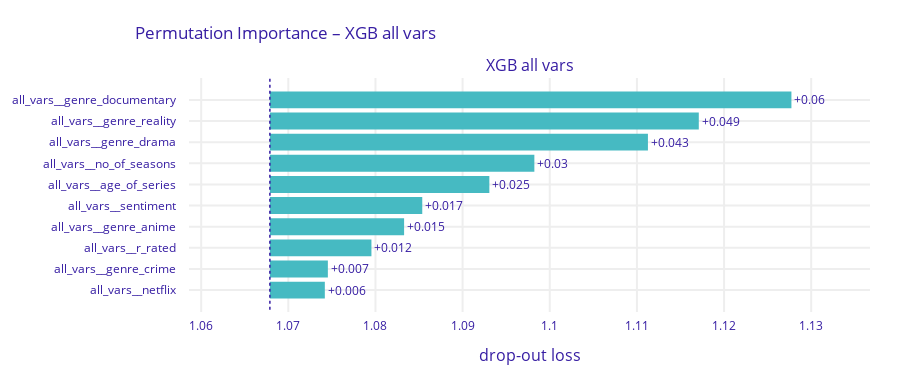
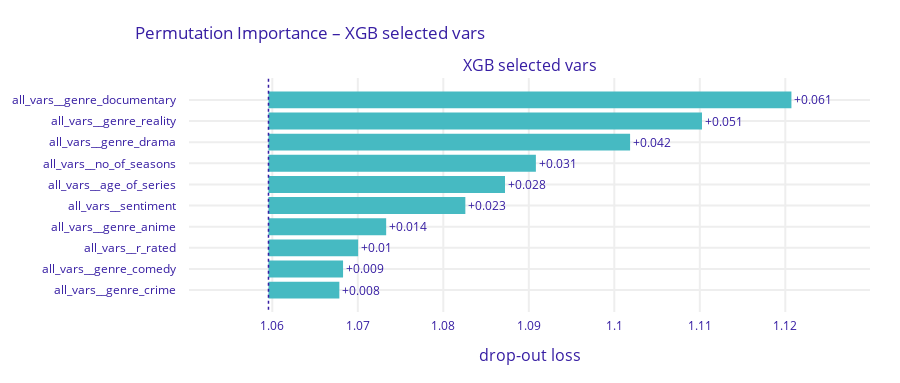

Write notebook code for charts like these, in order.
### Markdown cell above
## Permutation importance

### Code cell
for name, explainer in dalex_explainers.items():
    print(f"{name}")
    explainer.model_parts().plot(title=f"Permutation Importance – {name}")

### Figure 1 — Plotly figure (JSON) as saved in the notebook; plotly's stock layout.template omitted (floating-point values rounded to 4 significant figures)
{"data": [{"base": 1.068, "hoverinfo": "text", "hoverlabel": {"bgcolor": "rgba(0,0,0,0.8)"}, "hovertext": ["Model: XGB all vars loss after<br>variable: all_vars__genre_documentary is permuted: 1.128<br>Drop-out loss change: +0.06", "Model: XGB all vars loss after<br>variable: all_vars__genre_reality is permuted: 1.117<br>Drop-out loss change: +0.049", "Model: XGB all vars loss after<br>variable: all_vars__genre_drama is permuted: 1.111<br>Drop-out loss change: +0.043", "Model: XGB all vars loss after<br>variable: all_vars__no_of_seasons is permuted: 1.098<br>Drop-out loss change: +0.03", "Model: XGB all vars loss after<br>variable: all_vars__age_of_series is permuted: 1.093<br>Drop-out loss change: +0.025", "Model: XGB all vars loss after<br>variable: all_vars__sentiment is permuted: 1.085<br>Drop-out loss change: +0.017", "Model: XGB all vars loss after<br>variable: all_vars__genre_anime is permuted: 1.083<br>Drop-out loss change: +0.015", "Model: XGB all vars loss after<br>variable: all_vars__r_rated is permuted: 1.08<br>Drop-out loss change: +0.012", "Model: XGB all vars loss after<br>variable: all_vars__genre_crime is permuted: 1.075<br>Drop-out loss change: +0.007", "Model: XGB all vars loss after<br>variable: all_vars__netflix is permuted: 1.074<br>Drop-out loss change: +0.006"], "marker": {"color": "#46bac2"}, "orientation": "h", "showlegend": false, "text": ["+0.06", "+0.049", "+0.043", "+0.03", "+0.025", "+0.017", "+0.015", "+0.012", "+0.007", "+0.006"], "textposition": "outside", "type": "bar", "x": [0.05984, 0.04922, 0.04338, 0.03035, 0.02518, 0.01749, 0.0154, 0.01165, 0.006653, 0.006305], "xaxis": "x", "y": ["all_vars__genre_documentary", "all_vars__genre_reality", "all_vars__genre_drama", "all_vars__no_of_seasons", "all_vars__age_of_series", "all_vars__sentiment", "all_vars__genre_anime", "all_vars__r_rated", "all_vars__genre_crime", "all_vars__netflix"], "yaxis": "y"}], "layout": {"annotations": [{"font": {"size": 16}, "showarrow": false, "text": "XGB all vars", "x": 0.5, "xanchor": "center", "xref": "paper", "y": 1, "yanchor": "bottom", "yref": "paper"}, {"font": {"size": 16}, "showarrow": false, "text": "drop-out loss", "x": 0.5, "xanchor": "center", "xref": "paper", "y": 0, "yanchor": "top", "yref": "paper", "yshift": -30}], "font": {"color": "#371ea3"}, "height": 383, "margin": {"b": 71, "r": 30, "t": 78}, "shapes": [{"line": {"color": "#371ea3", "dash": "dot", "width": 1.5}, "type": "line", "x0": 1.068, "x1": 1.068, "xref": "x", "y0": -1, "y1": 10, "yref": "y"}], "title": {"text": "Permutation Importance – XGB all vars", "x": 0.15}, "xaxis": {"anchor": "y", "automargin": true, "domain": [0, 1], "fixedrange": true, "gridwidth": 2, "range": [1.059, 1.137], "tickcolor": "white", "ticklen": 3, "ticks": "outside", "type": "linear", "zeroline": false}, "yaxis": {"anchor": "x", "automargin": true, "autorange": "reversed", "domain": [0, 1], "fixedrange": true, "gridwidth": 2, "tickcolor": "white", "ticklen": 10, "ticks": "outside", "type": "category"}}}

### Figure 2 — Plotly figure (JSON) as saved in the notebook; plotly's stock layout.template omitted (floating-point values rounded to 4 significant figures)
{"data": [{"base": 1.06, "hoverinfo": "text", "hoverlabel": {"bgcolor": "rgba(0,0,0,0.8)"}, "hovertext": ["Model: XGB selected vars loss after<br>variable: all_vars__genre_documentary is permuted: 1.121<br>Drop-out loss change: +0.061", "Model: XGB selected vars loss after<br>variable: all_vars__genre_reality is permuted: 1.11<br>Drop-out loss change: +0.051", "Model: XGB selected vars loss after<br>variable: all_vars__genre_drama is permuted: 1.102<br>Drop-out loss change: +0.042", "Model: XGB selected vars loss after<br>variable: all_vars__no_of_seasons is permuted: 1.091<br>Drop-out loss change: +0.031", "Model: XGB selected vars loss after<br>variable: all_vars__age_of_series is permuted: 1.087<br>Drop-out loss change: +0.028", "Model: XGB selected vars loss after<br>variable: all_vars__sentiment is permuted: 1.083<br>Drop-out loss change: +0.023", "Model: XGB selected vars loss after<br>variable: all_vars__genre_anime is permuted: 1.073<br>Drop-out loss change: +0.014", "Model: XGB selected vars loss after<br>variable: all_vars__r_rated is permuted: 1.07<br>Drop-out loss change: +0.01", "Model: XGB selected vars loss after<br>variable: all_vars__genre_comedy is permuted: 1.068<br>Drop-out loss change: +0.009", "Model: XGB selected vars loss after<br>variable: all_vars__genre_crime is permuted: 1.068<br>Drop-out loss change: +0.008"], "marker": {"color": "#46bac2"}, "orientation": "h", "showlegend": false, "text": ["+0.061", "+0.051", "+0.042", "+0.031", "+0.028", "+0.023", "+0.014", "+0.01", "+0.009", "+0.008"], "textposition": "outside", "type": "bar", "x": [0.06116, 0.0507, 0.04229, 0.03127, 0.02766, 0.02303, 0.01376, 0.01049, 0.008723, 0.008288], "xaxis": "x", "y": ["all_vars__genre_documentary", "all_vars__genre_reality", "all_vars__genre_drama", "all_vars__no_of_seasons", "all_vars__age_of_series", "all_vars__sentiment", "all_vars__genre_anime", "all_vars__r_rated", "all_vars__genre_comedy", "all_vars__genre_crime"], "yaxis": "y"}], "layout": {"annotations": [{"font": {"size": 16}, "showarrow": false, "text": "XGB selected vars", "x": 0.5, "xanchor": "center", "xref": "paper", "y": 1, "yanchor": "bottom", "yref": "paper"}, {"font": {"size": 16}, "showarrow": false, "text": "drop-out loss", "x": 0.5, "xanchor": "center", "xref": "paper", "y": 0, "yanchor": "top", "yref": "paper", "yshift": -30}], "font": {"color": "#371ea3"}, "height": 383, "margin": {"b": 71, "r": 30, "t": 78}, "shapes": [{"line": {"color": "#371ea3", "dash": "dot", "width": 1.5}, "type": "line", "x0": 1.06, "x1": 1.06, "xref": "x", "y0": -1, "y1": 10, "yref": "y"}], "title": {"text": "Permutation Importance – XGB selected vars", "x": 0.15}, "xaxis": {"anchor": "y", "automargin": true, "domain": [0, 1], "fixedrange": true, "gridwidth": 2, "range": [1.05, 1.13], "tickcolor": "white", "ticklen": 3, "ticks": "outside", "type": "linear", "zeroline": false}, "yaxis": {"anchor": "x", "automargin": true, "autorange": "reversed", "domain": [0, 1], "fixedrange": true, "gridwidth": 2, "tickcolor": "white", "ticklen": 10, "ticks": "outside", "type": "category"}}}
